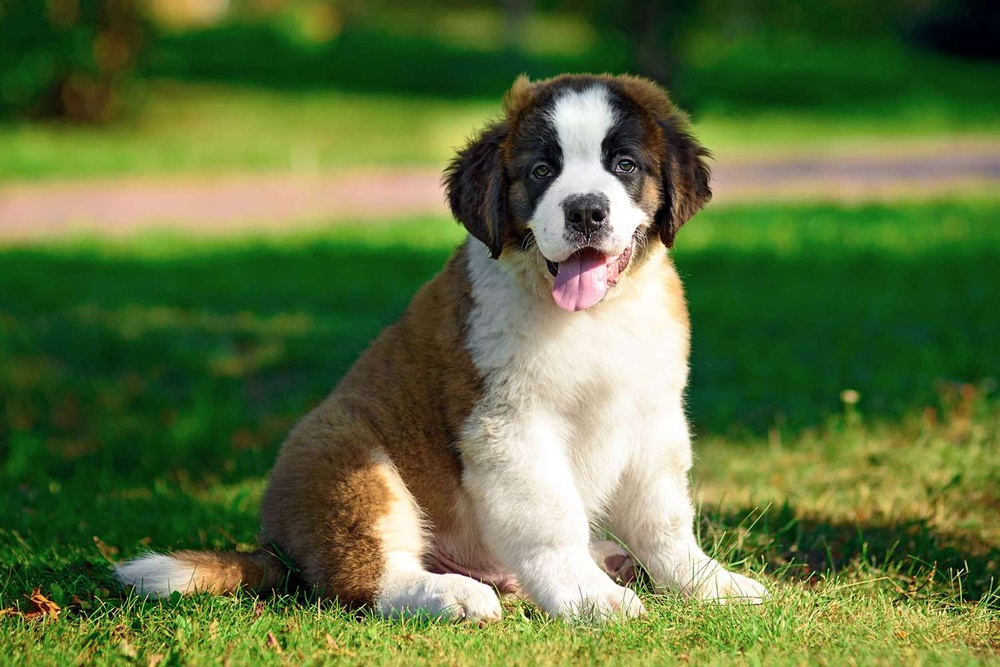
#> input picture cwiczenia_01_04_2025/puppy.jpg, 1000 x 667 px, shrunk from 1500 x 1000 before the run
$ python zadanie3.py
#> lines starting #> are read from the running program, lines starting #| are printed output that depends on the picture
import cv2

image = cv2.imread(r"puppy.jpg")
#> image is the input picture: shape (667, 1000, 3); mean B, G, R 62.7, 114.3, 94.4
cv2.imshow("Original", image)

flipped = cv2.flip(image,-1)
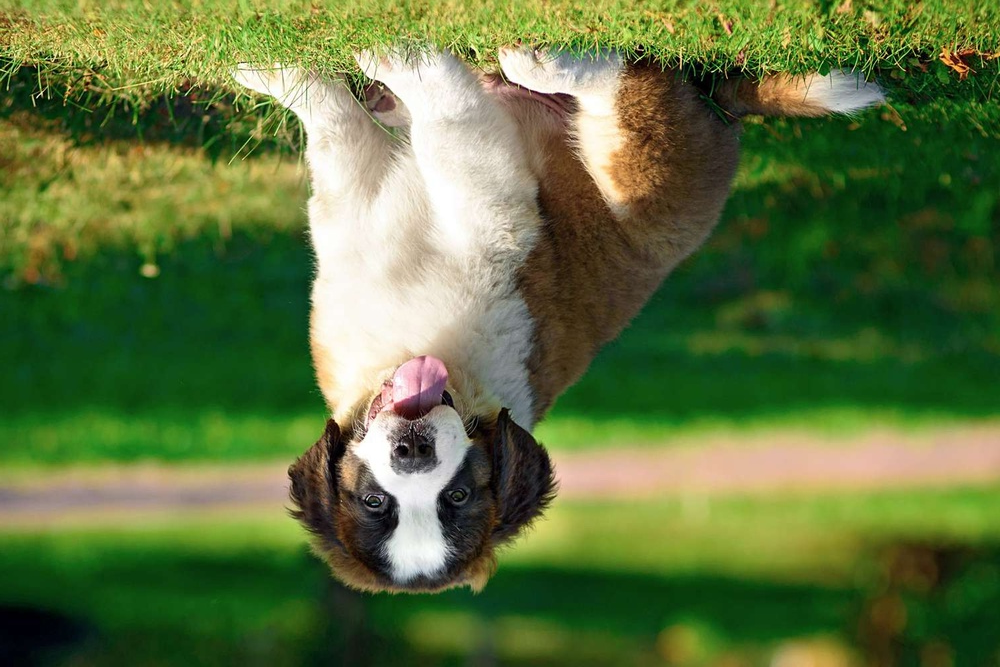
#> flipped: shape (667, 1000, 3); mean B, G, R 62.7, 114.3, 94.4
cv2.imshow("Flipped", flipped)

cv2.waitKey(0)
cv2.destroyAllWindows()
